Frame 1 (no input): blank canvas, image omitted
Frame 60 (the mouse pressed at the canvas centre just before this capture): blank canvas, image omitted
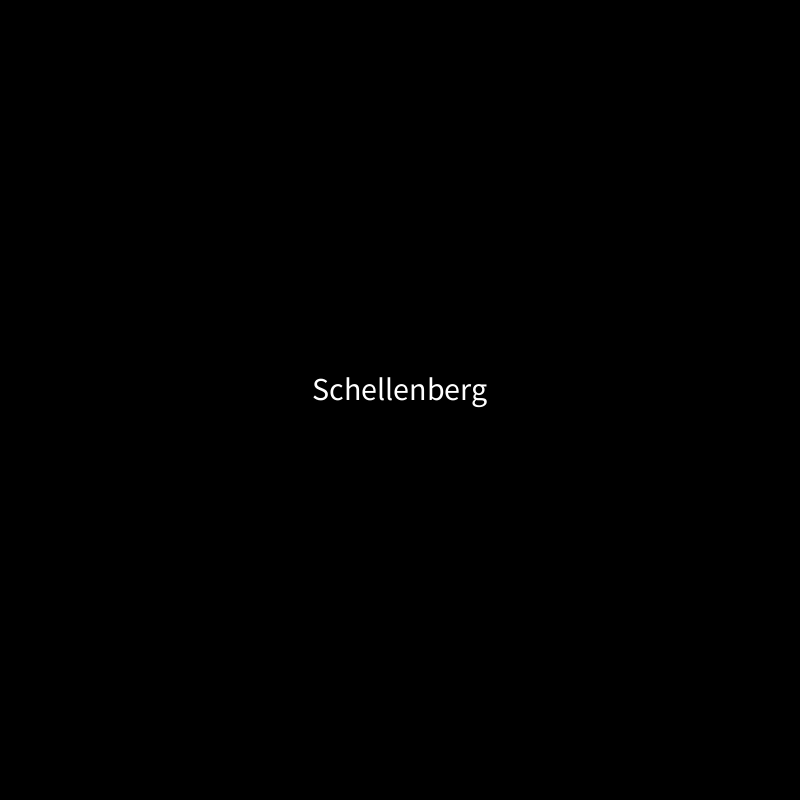
Frame 120 (the mouse held since frame 60 and released just before this capture)

The Processing sketch whose frames 1 and 60 were blank and that drew this single picture after the mouse press (run headless with seeded random() and noise(); from frame 60 on, the mouse is pressed at the canvas centre):

// Processing sketch: displayingText
// ── displayingText.pde
//displaying text
String myName;

void setup() {
  size(800, 800);
  myName = "Schellenberg";  //note the double quotes for Strings!
}

void draw() {
  background(0);
  
  fill(255);
  textSize(32);
  textAlign(CENTER);
  text(myName, mouseX, mouseY);
}
